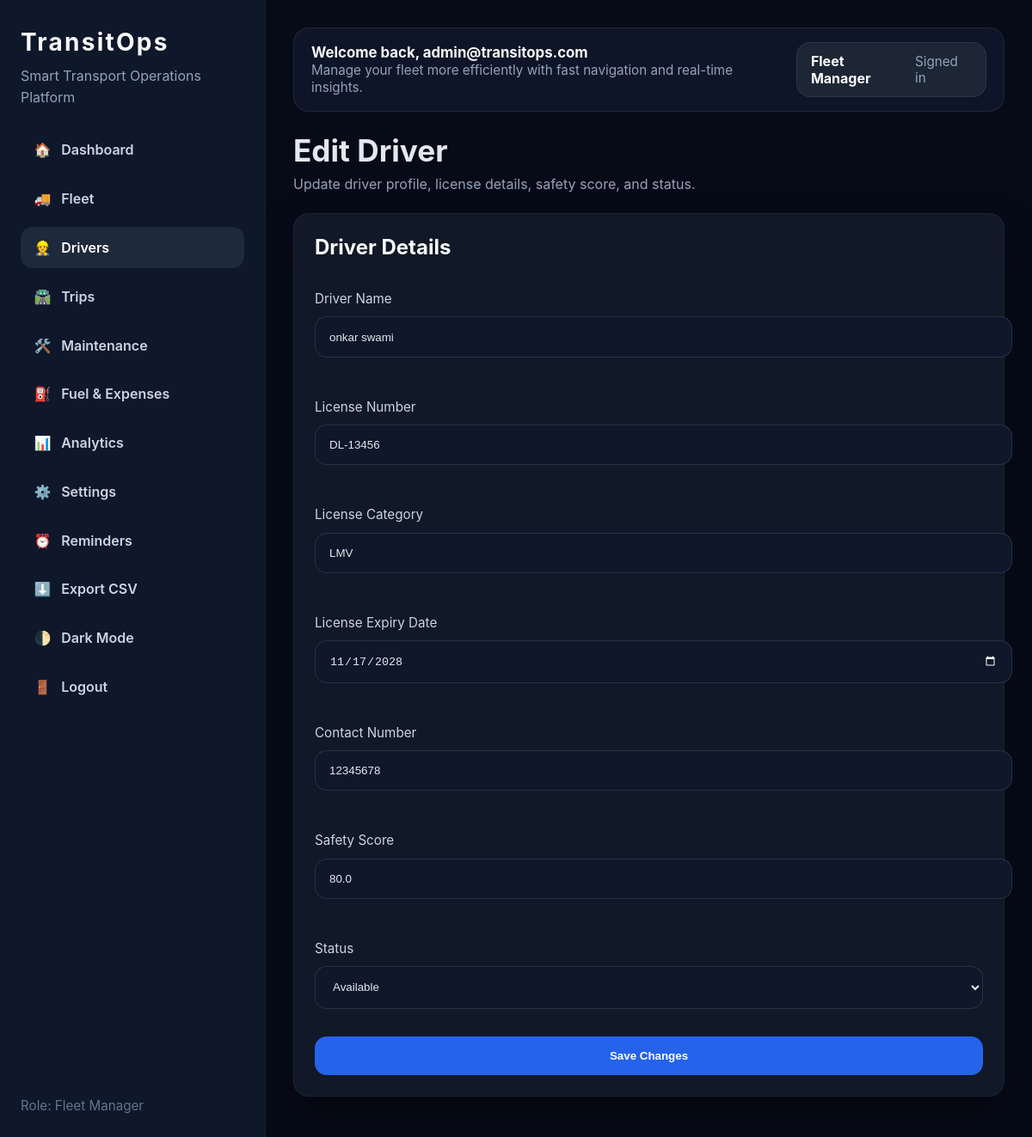
Screenshot of /drivers/1/edit (signed in) with the database file from the repository.
### tables this page shows
CREATE TABLE drivers (
                id INTEGER PRIMARY KEY AUTOINCREMENT,
                name TEXT NOT NULL,
                license_number TEXT UNIQUE NOT NULL,
                license_category TEXT NOT NULL,
                license_expiry TEXT NOT NULL,
                contact_number TEXT NOT NULL,
                safety_score REAL NOT NULL DEFAULT 0,
                status TEXT NOT NULL DEFAULT 'Available'
            );

### app.py (the view, shortened to what this page needs)
    @app.route('/drivers/<int:driver_id>/edit', methods=['GET', 'POST'])
    @login_required
    @role_required('Fleet Manager', 'Safety Officer')
    def edit_driver(driver_id):
        conn = get_db_connection()
        driver = conn.execute('SELECT * FROM drivers WHERE id = ?', (driver_id,)).fetchone()
        if not driver:
            flash('Driver not found')
            return redirect(url_for('drivers'))
        return render_template('driver_edit.html', driver=driver)

### app.py (called while the page is built)
def get_user_role():
    user = g.get('user') or {}
    return (user.get('role') or '').strip()

def role_required(*allowed_roles):
    def decorator(view):
        @wraps(view)
        def wrapped(*args, **kwargs):
            if not g.user:
                return redirect(url_for('login'))
            role = get_user_role()
            if allowed_roles and role not in allowed_roles:
                flash('You do not have permission to access this page.')
                return redirect(url_for('dashboard'))
            return view(*args, **kwargs)
        return wrapped
    return decorator

def get_db_connection():
    if 'db' not in g:
        database_url = current_app.config['DATABASE']
        if isinstance(database_url, str) and database_url.startswith(POSTGRES_SCHEMES):
            if psycopg is None:
                raise RuntimeError('psycopg is required for PostgreSQL support. Install psycopg[binary].')
            g.db = psycopg.connect(database_url)
            g.db.row_factory = dict_row
        else:
            g.db = sqlite3.connect(database_url)
            g.db.row_factory = sqlite3.Row
    return g.db

### templates/driver_edit.html (shortened to what this page needs)
{% extends 'base.html' %}
{% block content %}
<div class="page-header">
  <div>
    <h1>Edit Driver</h1>
    <p>Update driver profile, license details, safety score, and status.</p>
  </div>
</div>
<div class="card">
  <h2>Driver Details</h2>
  <form method="post" class="form-grid">
    <label>
      Driver Name
      <input name="name" value="{{ driver.name }}" required />
    </label>
    <label>
      License Number
      <input
        name="license_number"
        value="{{ driver.license_number }}"
        required
      />
    </label>
    <label>
      License Category
      <input
        name="license_category"
        value="{{ driver.license_category }}"
        required
      />
    </label>
    <label>
      License Expiry Date
      <input
        name="license_expiry"
        type="date"
        value="{{ driver.license_expiry }}"
        required
      />
    </label>
    <label>
      Contact Number
      <input
        name="contact_number"
        value="{{ driver.contact_number }}"
        required
      />
    </label>
    <label>
      Safety Score
      <input
        name="safety_score"
        type="number"
        step="0.01"
        value="{{ driver.safety_score }}"
        required
      />
    </label>
    <label>
      Status
      <select name="status">
        <option value="Available"{% if driver.status == 'Available' %} selected{% endif %}>
          Available
        </option>
      </select>
    </label>
    <button>Save Changes</button>
  </form>
</div>
{% endblock %}

### static/style.css (style rules this page uses)
:root { color-scheme: dark; }
body { font-family: 'Inter', 'Segoe UI', Arial, sans-serif; margin: 0; min-height: 100vh; background: #070b18; color: #e2e8f0; }
.content > .card, .content > .grid, .content > .dashboard-grid { margin-bottom: 1.25rem; }
.page-header { display: flex; justify-content: space-between; align-items: flex-start; gap: 1rem; margin-bottom: 1.5rem; }
.page-header h1 { margin: 0 0 0.5rem; font-size: 2.2rem; }
.page-header p { margin: 0; color: #94a3b8; }
.card { background: #111827; padding: 1.5rem; border-radius: 18px; margin-bottom: 1.3rem; box-shadow: 0 20px 45px rgba(0,0,0,.35); border: 1px solid rgba(148,163,184,.08); }
.card h2 { margin-top: 0; color: #f8fafc; }
form input, form select, form textarea { display: block; width: 100%; margin: 0.7rem 0 1rem; padding: 0.95rem 1rem; border: 1px solid rgba(148,163,184,.18); border-radius: 14px; background: #0f172a; color: #e2e8f0; }
form label { display: block; color: #cbd5e1; font-size: 0.95rem; margin-top: 1rem; }
form input::placeholder, form textarea::placeholder { color: #94a3b8; }
.form-grid { display: grid; gap: 1rem; }
button { padding: 0.95rem 1.2rem; background: #2563eb; color: white; border: none; border-radius: 14px; cursor: pointer; font-weight: 700; }

### rows the page displays
drivers: name "onkar swami", license_number "DL-13456", license_category "LMV", license_expiry "11/17/2028", contact_number "12345678", safety_score "80.0", status "Available"

### other values shown
{{ 'Light' if session.get('dark_mode') else 'Dark' }} "Dark"
{{ session.get('user', {}).get('role', 'Guest') }} "Fleet Manager"
{{ session.get('user', {}).get('email', 'Guest') }} "admin@transitops.com"
